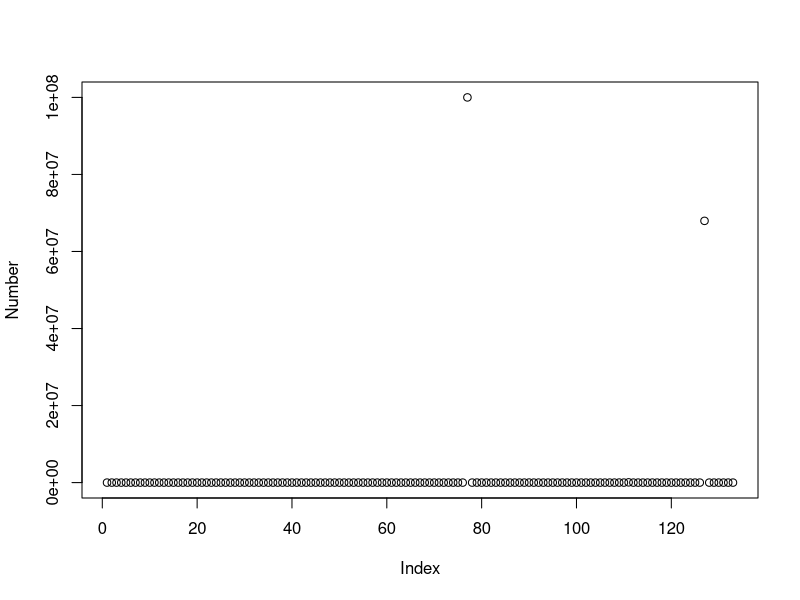
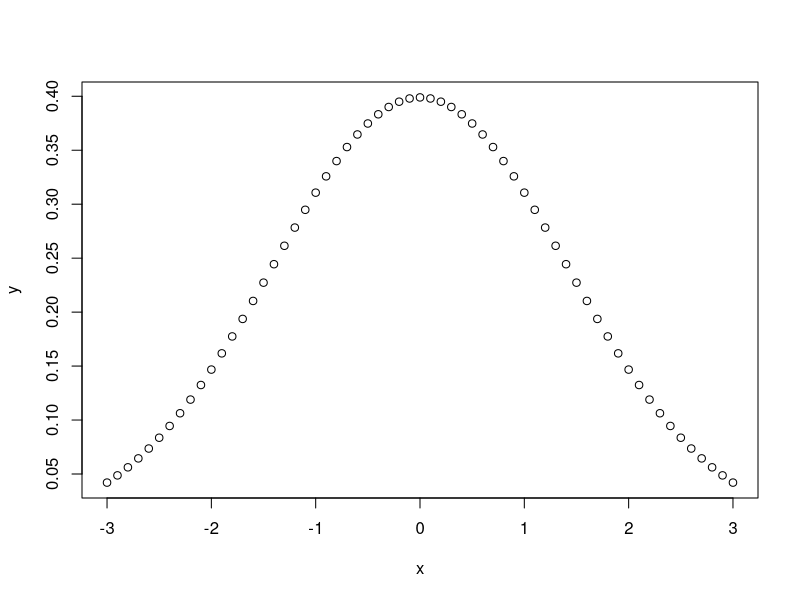
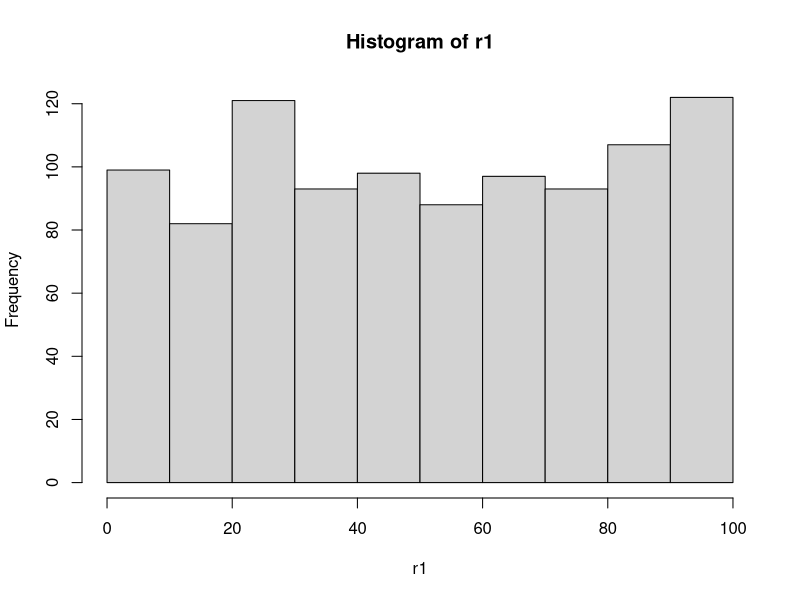
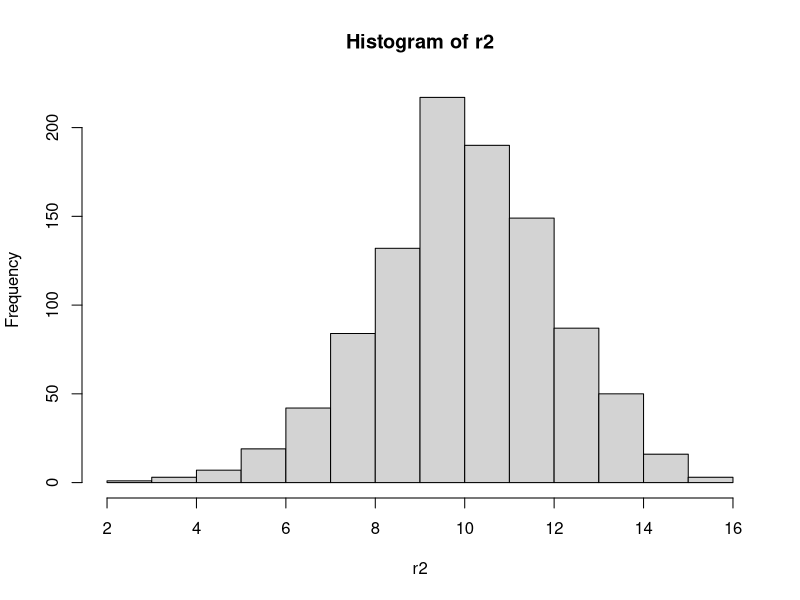
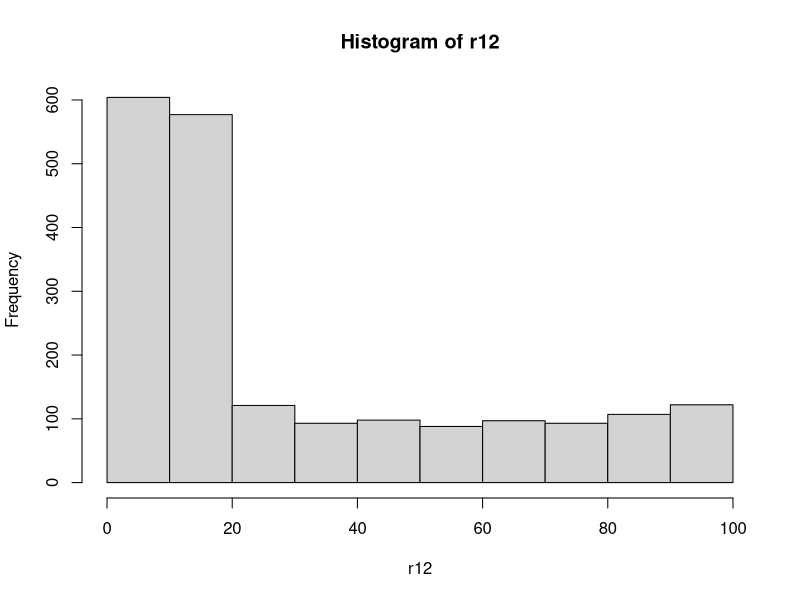
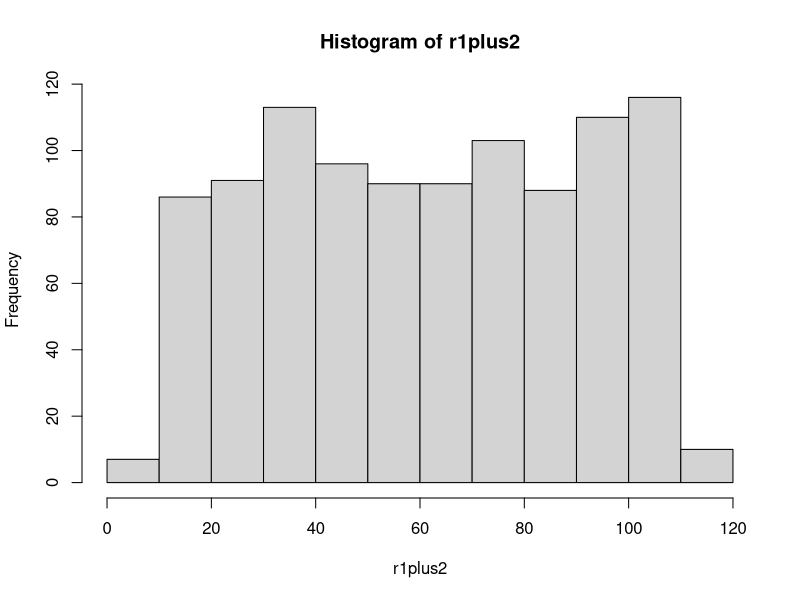

Generate these figures, in order, with R:
## ---- chunk 1

getwd()
Stat_class_data = read.csv("Stat_class_data.csv", header = TRUE)


## ---- chunk 2
attach(Stat_class_data)

sum(Sex=="M")
sum(Sex=="F")





## ---- chunk 3
attach(Stat_class_data)
table(Color)
detach(Stat_class_data)
## ---- chunk 4
attach(Stat_class_data)
summary(Height)
detach(Stat_class_data)
## ---- chunk 5
attach(Stat_class_data)
plot(Number)
detach(Stat_class_data)
## ---- chunk 6
attach(Stat_class_data)
sum(Number>5000)
detach(Stat_class_data)

## ---- chunk 7
NEX <- Number[c(-77,-127)]

mean(NEX)
mean(Number)

## ---- chunk 8

x <- seq(-3,3,0.1)

b1=1/sqrt(2*pi)

b2=-((x/2)^2)

y = b1*exp(b2)


plot(x,y)





## ---- chunk 9

r1 <- sample(1:100,1000, replace = TRUE, pro = NULL)

hist(r1)

## ---- chunk 10
r2 <- rnorm(1000,10,2)

hist(r2)


## ---- chunk 11
r12 <- c(r1,r2)

hist(r12)


## ---- chunk 12
r1plus2 <- c(r2+r1)

hist(r1plus2)
